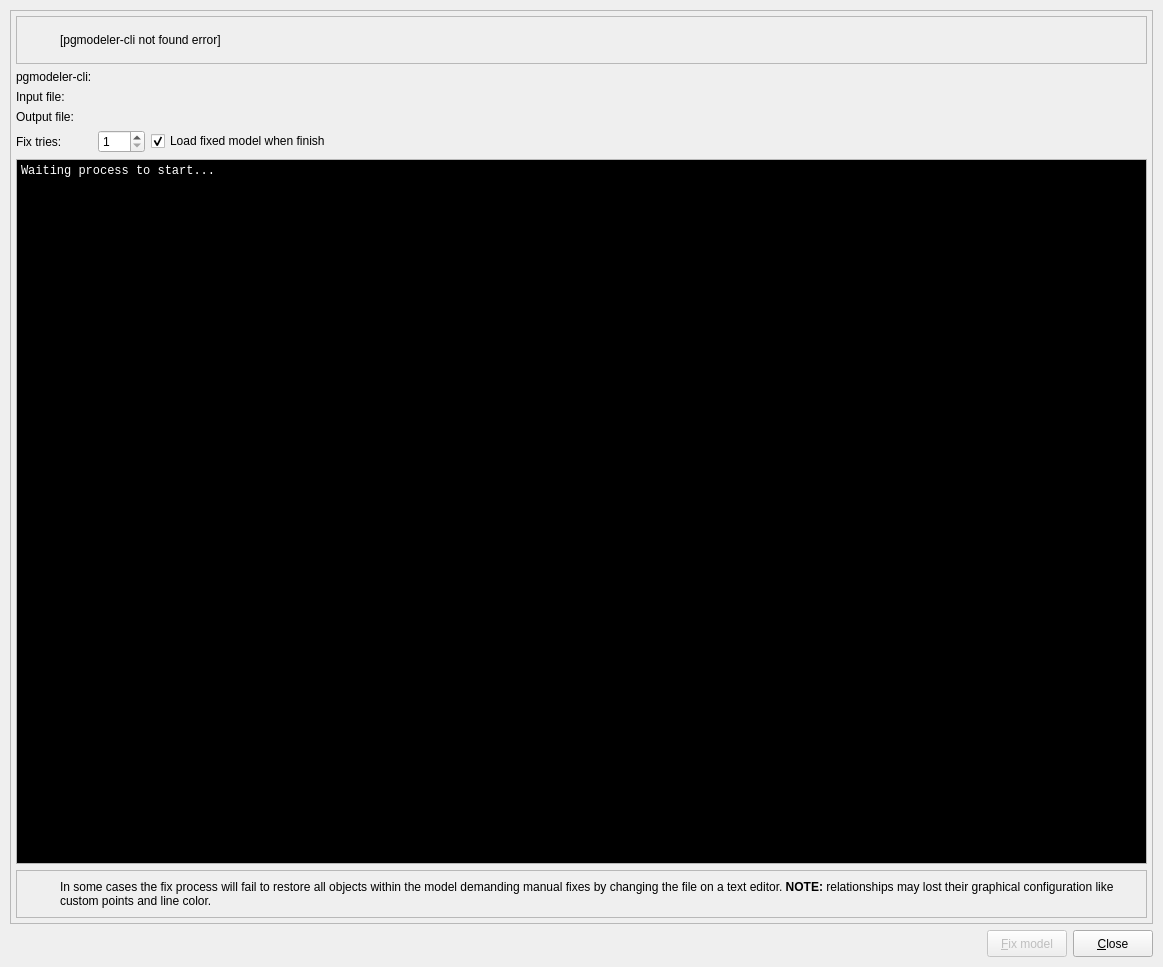
<?xml version="1.0" encoding="UTF-8"?>
<ui version="4.0">
 <class>ModelFixForm</class>
 <widget class="QDialog" name="ModelFixForm">
  <property name="windowModality">
   <enum>Qt::ApplicationModal</enum>
  </property>
  <property name="geometry">
   <rect>
    <x>0</x>
    <y>0</y>
    <width>1163</width>
    <height>967</height>
   </rect>
  </property>
  <property name="sizePolicy">
   <sizepolicy hsizetype="Preferred" vsizetype="Preferred">
    <horstretch>0</horstretch>
    <verstretch>0</verstretch>
   </sizepolicy>
  </property>
  <property name="minimumSize">
   <size>
    <width>500</width>
    <height>390</height>
   </size>
  </property>
  <property name="maximumSize">
   <size>
    <width>16777215</width>
    <height>16777215</height>
   </size>
  </property>
  <property name="windowTitle">
   <string>Model file fix</string>
  </property>
  <property name="windowIcon">
   <iconset resource="../../res/resources.qrc">
    <normaloff>:/icons/icons/pgmodeler_logo.png</normaloff>:/icons/icons/pgmodeler_logo.png</iconset>
  </property>
  <layout class="QGridLayout" name="gridLayout_3">
   <property name="leftMargin">
    <number>10</number>
   </property>
   <property name="topMargin">
    <number>10</number>
   </property>
   <property name="rightMargin">
    <number>10</number>
   </property>
   <property name="bottomMargin">
    <number>10</number>
   </property>
   <item row="0" column="0" colspan="4">
    <widget class="QFrame" name="frame">
     <property name="enabled">
      <bool>true</bool>
     </property>
     <property name="sizePolicy">
      <sizepolicy hsizetype="Expanding" vsizetype="Expanding">
       <horstretch>0</horstretch>
       <verstretch>0</verstretch>
      </sizepolicy>
     </property>
     <property name="frameShape">
      <enum>QFrame::StyledPanel</enum>
     </property>
     <property name="frameShadow">
      <enum>QFrame::Raised</enum>
     </property>
     <layout class="QGridLayout" name="model_fix_grid">
      <property name="leftMargin">
       <number>5</number>
      </property>
      <property name="topMargin">
       <number>5</number>
      </property>
      <property name="rightMargin">
       <number>5</number>
      </property>
      <property name="bottomMargin">
       <number>5</number>
      </property>
      <item row="2" column="0">
       <widget class="QLabel" name="label_4">
        <property name="sizePolicy">
         <sizepolicy hsizetype="Fixed" vsizetype="Preferred">
          <horstretch>0</horstretch>
          <verstretch>0</verstretch>
         </sizepolicy>
        </property>
        <property name="text">
         <string>Input file:</string>
        </property>
       </widget>
      </item>
      <item row="4" column="2">
       <layout class="QHBoxLayout" name="horizontalLayout_2">
        <item>
         <widget class="QSpinBox" name="fix_tries_sb">
          <property name="minimum">
           <number>1</number>
          </property>
          <property name="maximum">
           <number>100</number>
          </property>
         </widget>
        </item>
        <item>
         <widget class="QCheckBox" name="load_model_chk">
          <property name="sizePolicy">
           <sizepolicy hsizetype="Expanding" vsizetype="Fixed">
            <horstretch>0</horstretch>
            <verstretch>0</verstretch>
           </sizepolicy>
          </property>
          <property name="text">
           <string>Load fixed model when finish</string>
          </property>
          <property name="checked">
           <bool>true</bool>
          </property>
         </widget>
        </item>
       </layout>
      </item>
      <item row="5" column="0" colspan="3">
       <widget class="QTextEdit" name="output_txt">
        <property name="sizePolicy">
         <sizepolicy hsizetype="Expanding" vsizetype="Expanding">
          <horstretch>0</horstretch>
          <verstretch>0</verstretch>
         </sizepolicy>
        </property>
        <property name="palette">
         <palette>
          <active>
           <colorrole role="WindowText">
            <brush brushstyle="SolidPattern">
             <color alpha="255">
              <red>255</red>
              <green>255</green>
              <blue>255</blue>
             </color>
            </brush>
           </colorrole>
           <colorrole role="Text">
            <brush brushstyle="SolidPattern">
             <color alpha="255">
              <red>255</red>
              <green>255</green>
              <blue>255</blue>
             </color>
            </brush>
           </colorrole>
           <colorrole role="Base">
            <brush brushstyle="SolidPattern">
             <color alpha="255">
              <red>0</red>
              <green>0</green>
              <blue>0</blue>
             </color>
            </brush>
           </colorrole>
           <colorrole role="PlaceholderText">
            <brush brushstyle="NoBrush">
             <color alpha="128">
              <red>255</red>
              <green>255</green>
              <blue>255</blue>
             </color>
            </brush>
           </colorrole>
          </active>
          <inactive>
           <colorrole role="WindowText">
            <brush brushstyle="SolidPattern">
             <color alpha="255">
              <red>255</red>
              <green>255</green>
              <blue>255</blue>
             </color>
            </brush>
           </colorrole>
           <colorrole role="Text">
            <brush brushstyle="SolidPattern">
             <color alpha="255">
              <red>255</red>
              <green>255</green>
              <blue>255</blue>
             </color>
            </brush>
           </colorrole>
           <colorrole role="Base">
            <brush brushstyle="SolidPattern">
             <color alpha="255">
              <red>0</red>
              <green>0</green>
              <blue>0</blue>
             </color>
            </brush>
           </colorrole>
           <colorrole role="PlaceholderText">
            <brush brushstyle="NoBrush">
             <color alpha="128">
              <red>255</red>
              <green>255</green>
              <blue>255</blue>
             </color>
            </brush>
           </colorrole>
          </inactive>
          <disabled>
           <colorrole role="WindowText">
            <brush brushstyle="SolidPattern">
             <color alpha="255">
              <red>128</red>
              <green>128</green>
              <blue>128</blue>
             </color>
            </brush>
           </colorrole>
           <colorrole role="Text">
            <brush brushstyle="SolidPattern">
             <color alpha="255">
              <red>128</red>
              <green>128</green>
              <blue>128</blue>
             </color>
            </brush>
           </colorrole>
           <colorrole role="Base">
            <brush brushstyle="SolidPattern">
             <color alpha="255">
              <red>255</red>
              <green>255</green>
              <blue>255</blue>
             </color>
            </brush>
           </colorrole>
           <colorrole role="PlaceholderText">
            <brush brushstyle="NoBrush">
             <color alpha="128">
              <red>255</red>
              <green>255</green>
              <blue>255</blue>
             </color>
            </brush>
           </colorrole>
          </disabled>
         </palette>
        </property>
        <property name="font">
         <font>
          <family>Monospace</family>
         </font>
        </property>
        <property name="verticalScrollBarPolicy">
         <enum>Qt::ScrollBarAsNeeded</enum>
        </property>
        <property name="undoRedoEnabled">
         <bool>false</bool>
        </property>
        <property name="html">
         <string>&lt;!DOCTYPE HTML PUBLIC &quot;-//W3C//DTD HTML 4.0//EN&quot; &quot;http://www.w3.org/TR/REC-html40/strict.dtd&quot;&gt;
&lt;html&gt;&lt;head&gt;&lt;meta name=&quot;qrichtext&quot; content=&quot;1&quot; /&gt;&lt;style type=&quot;text/css&quot;&gt;
p, li { white-space: pre-wrap; }
&lt;/style&gt;&lt;/head&gt;&lt;body style=&quot; font-family:'Monospace'; font-size:10pt; font-weight:400; font-style:normal;&quot;&gt;
&lt;p style=&quot; margin-top:0px; margin-bottom:0px; margin-left:0px; margin-right:0px; -qt-block-indent:0; text-indent:0px;&quot;&gt;&lt;span style=&quot; font-size:9pt;&quot;&gt;Waiting process to start...&lt;/span&gt;&lt;/p&gt;&lt;/body&gt;&lt;/html&gt;</string>
        </property>
        <property name="acceptRichText">
         <bool>false</bool>
        </property>
        <property name="textInteractionFlags">
         <set>Qt::TextSelectableByMouse</set>
        </property>
       </widget>
      </item>
      <item row="0" column="0" colspan="3">
       <widget class="QFrame" name="message_frm">
        <property name="sizePolicy">
         <sizepolicy hsizetype="Preferred" vsizetype="Fixed">
          <horstretch>0</horstretch>
          <verstretch>0</verstretch>
         </sizepolicy>
        </property>
        <property name="minimumSize">
         <size>
          <width>0</width>
          <height>48</height>
         </size>
        </property>
        <property name="frameShape">
         <enum>QFrame::StyledPanel</enum>
        </property>
        <property name="frameShadow">
         <enum>QFrame::Raised</enum>
        </property>
        <layout class="QGridLayout" name="gridLayout">
         <property name="leftMargin">
          <number>5</number>
         </property>
         <property name="topMargin">
          <number>5</number>
         </property>
         <property name="rightMargin">
          <number>5</number>
         </property>
         <property name="bottomMargin">
          <number>5</number>
         </property>
         <item row="0" column="0">
          <widget class="QLabel" name="icon_lbl">
           <property name="minimumSize">
            <size>
             <width>32</width>
             <height>32</height>
            </size>
           </property>
           <property name="maximumSize">
            <size>
             <width>32</width>
             <height>32</height>
            </size>
           </property>
           <property name="text">
            <string/>
           </property>
           <property name="textFormat">
            <enum>Qt::AutoText</enum>
           </property>
           <property name="pixmap">
            <pixmap resource="../../res/resources.qrc">:/icons/icons/alert.png</pixmap>
           </property>
           <property name="scaledContents">
            <bool>true</bool>
           </property>
          </widget>
         </item>
         <item row="0" column="1">
          <widget class="QLabel" name="not_found_lbl">
           <property name="font">
            <font>
             <weight>50</weight>
             <italic>false</italic>
             <bold>false</bold>
             <underline>false</underline>
             <strikeout>false</strikeout>
             <kerning>true</kerning>
            </font>
           </property>
           <property name="text">
            <string>&lt;html&gt;&lt;head/&gt;&lt;body&gt;&lt;p&gt;[pgmodeler-cli not found error]&lt;/p&gt;&lt;/body&gt;&lt;/html&gt;</string>
           </property>
           <property name="wordWrap">
            <bool>true</bool>
           </property>
          </widget>
         </item>
        </layout>
       </widget>
      </item>
      <item row="6" column="0" colspan="3">
       <widget class="QFrame" name="message_frm_2">
        <property name="sizePolicy">
         <sizepolicy hsizetype="Preferred" vsizetype="Fixed">
          <horstretch>0</horstretch>
          <verstretch>0</verstretch>
         </sizepolicy>
        </property>
        <property name="minimumSize">
         <size>
          <width>0</width>
          <height>48</height>
         </size>
        </property>
        <property name="frameShape">
         <enum>QFrame::StyledPanel</enum>
        </property>
        <property name="frameShadow">
         <enum>QFrame::Raised</enum>
        </property>
        <layout class="QGridLayout" name="gridLayout_5">
         <property name="leftMargin">
          <number>5</number>
         </property>
         <property name="topMargin">
          <number>5</number>
         </property>
         <property name="rightMargin">
          <number>5</number>
         </property>
         <property name="bottomMargin">
          <number>5</number>
         </property>
         <item row="0" column="0">
          <widget class="QLabel" name="label_2">
           <property name="minimumSize">
            <size>
             <width>32</width>
             <height>32</height>
            </size>
           </property>
           <property name="maximumSize">
            <size>
             <width>32</width>
             <height>32</height>
            </size>
           </property>
           <property name="text">
            <string/>
           </property>
           <property name="textFormat">
            <enum>Qt::AutoText</enum>
           </property>
           <property name="pixmap">
            <pixmap resource="../../res/resources.qrc">:/icons/icons/alert.png</pixmap>
           </property>
           <property name="scaledContents">
            <bool>true</bool>
           </property>
          </widget>
         </item>
         <item row="0" column="1">
          <widget class="QLabel" name="message_lbl">
           <property name="sizePolicy">
            <sizepolicy hsizetype="Preferred" vsizetype="Expanding">
             <horstretch>0</horstretch>
             <verstretch>0</verstretch>
            </sizepolicy>
           </property>
           <property name="font">
            <font>
             <weight>50</weight>
             <italic>false</italic>
             <bold>false</bold>
             <underline>false</underline>
             <strikeout>false</strikeout>
             <kerning>true</kerning>
            </font>
           </property>
           <property name="text">
            <string>In some cases the fix process will fail to restore all objects within the model demanding manual fixes by changing the file on a text editor. &lt;strong&gt;NOTE:&lt;/strong&gt; relationships may lost their graphical configuration like custom points and line color.</string>
           </property>
           <property name="wordWrap">
            <bool>true</bool>
           </property>
          </widget>
         </item>
        </layout>
       </widget>
      </item>
      <item row="1" column="0" colspan="2">
       <widget class="QLabel" name="pgmodeler_cli_lbl">
        <property name="sizePolicy">
         <sizepolicy hsizetype="Fixed" vsizetype="Preferred">
          <horstretch>0</horstretch>
          <verstretch>0</verstretch>
         </sizepolicy>
        </property>
        <property name="text">
         <string>pgmodeler-cli:</string>
        </property>
       </widget>
      </item>
      <item row="3" column="0">
       <widget class="QLabel" name="label_5">
        <property name="sizePolicy">
         <sizepolicy hsizetype="Fixed" vsizetype="Preferred">
          <horstretch>0</horstretch>
          <verstretch>0</verstretch>
         </sizepolicy>
        </property>
        <property name="text">
         <string>Output file:</string>
        </property>
       </widget>
      </item>
      <item row="4" column="0">
       <widget class="QLabel" name="label_6">
        <property name="text">
         <string>Fix tries:</string>
        </property>
       </widget>
      </item>
     </layout>
    </widget>
   </item>
   <item row="1" column="0" colspan="4">
    <layout class="QHBoxLayout" name="horizontalLayout">
     <item>
      <widget class="QLabel" name="label">
       <property name="sizePolicy">
        <sizepolicy hsizetype="Preferred" vsizetype="Fixed">
         <horstretch>0</horstretch>
         <verstretch>0</verstretch>
        </sizepolicy>
       </property>
       <property name="maximumSize">
        <size>
         <width>242</width>
         <height>50</height>
        </size>
       </property>
       <property name="text">
        <string/>
       </property>
       <property name="pixmap">
        <pixmap resource="../../res/resources.qrc">:/images/images/pgmodeler_name.png</pixmap>
       </property>
       <property name="scaledContents">
        <bool>true</bool>
       </property>
      </widget>
     </item>
     <item>
      <spacer>
       <property name="orientation">
        <enum>Qt::Horizontal</enum>
       </property>
       <property name="sizeHint" stdset="0">
        <size>
         <width>186</width>
         <height>27</height>
        </size>
       </property>
      </spacer>
     </item>
     <item>
      <widget class="QPushButton" name="fix_btn">
       <property name="enabled">
        <bool>false</bool>
       </property>
       <property name="sizePolicy">
        <sizepolicy hsizetype="Preferred" vsizetype="Preferred">
         <horstretch>0</horstretch>
         <verstretch>0</verstretch>
        </sizepolicy>
       </property>
       <property name="maximumSize">
        <size>
         <width>16777215</width>
         <height>16777215</height>
        </size>
       </property>
       <property name="text">
        <string>&amp;Fix model</string>
       </property>
       <property name="icon">
        <iconset resource="../../res/resources.qrc">
         <normaloff>:/icons/icons/fixobject.png</normaloff>:/icons/icons/fixobject.png</iconset>
       </property>
       <property name="iconSize">
        <size>
         <width>32</width>
         <height>32</height>
        </size>
       </property>
       <property name="default">
        <bool>true</bool>
       </property>
      </widget>
     </item>
     <item>
      <widget class="QPushButton" name="close_btn">
       <property name="sizePolicy">
        <sizepolicy hsizetype="Preferred" vsizetype="Preferred">
         <horstretch>0</horstretch>
         <verstretch>0</verstretch>
        </sizepolicy>
       </property>
       <property name="maximumSize">
        <size>
         <width>16777215</width>
         <height>16777215</height>
        </size>
       </property>
       <property name="text">
        <string>&amp;Close</string>
       </property>
       <property name="icon">
        <iconset resource="../../res/resources.qrc">
         <normaloff>:/icons/icons/close1.png</normaloff>:/icons/icons/close1.png</iconset>
       </property>
       <property name="iconSize">
        <size>
         <width>32</width>
         <height>32</height>
        </size>
       </property>
       <property name="flat">
        <bool>false</bool>
       </property>
      </widget>
     </item>
    </layout>
   </item>
  </layout>
 </widget>
 <resources>
  <include location="../../res/resources.qrc"/>
  <include location="../../res/resources.qrc"/>
  <include location="../../res/resources.qrc"/>
 </resources>
 <connections/>
</ui>
